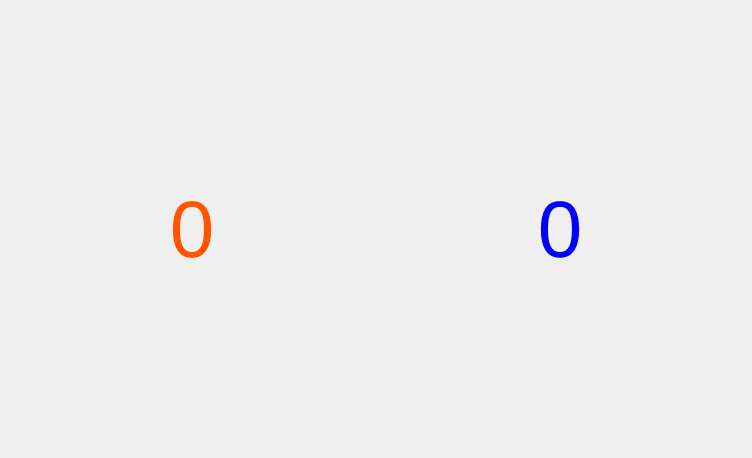
<?xml version="1.0" encoding="UTF-8"?>
<ui version="4.0">
 <class>DualColoredBallDialog</class>
 <widget class="QDialog" name="DualColoredBallDialog">
  <property name="geometry">
   <rect>
    <x>0</x>
    <y>0</y>
    <width>752</width>
    <height>458</height>
   </rect>
  </property>
  <property name="windowTitle">
   <string>双色球</string>
  </property>
  <layout class="QHBoxLayout" name="horizontalLayout">
   <item>
    <widget class="QLabel" name="m_labelRed">
     <property name="palette">
      <palette>
       <active>
        <colorrole role="WindowText">
         <brush brushstyle="SolidPattern">
          <color alpha="255">
           <red>255</red>
           <green>85</green>
           <blue>0</blue>
          </color>
         </brush>
        </colorrole>
       </active>
       <inactive>
        <colorrole role="WindowText">
         <brush brushstyle="SolidPattern">
          <color alpha="255">
           <red>255</red>
           <green>85</green>
           <blue>0</blue>
          </color>
         </brush>
        </colorrole>
       </inactive>
       <disabled>
        <colorrole role="WindowText">
         <brush brushstyle="SolidPattern">
          <color alpha="255">
           <red>120</red>
           <green>120</green>
           <blue>120</blue>
          </color>
         </brush>
        </colorrole>
       </disabled>
      </palette>
     </property>
     <property name="font">
      <font>
       <pointsize>60</pointsize>
      </font>
     </property>
     <property name="text">
      <string>0</string>
     </property>
     <property name="alignment">
      <set>Qt::AlignCenter</set>
     </property>
    </widget>
   </item>
   <item>
    <widget class="QLabel" name="m_labelBlue">
     <property name="palette">
      <palette>
       <active>
        <colorrole role="WindowText">
         <brush brushstyle="SolidPattern">
          <color alpha="255">
           <red>0</red>
           <green>0</green>
           <blue>255</blue>
          </color>
         </brush>
        </colorrole>
       </active>
       <inactive>
        <colorrole role="WindowText">
         <brush brushstyle="SolidPattern">
          <color alpha="255">
           <red>0</red>
           <green>0</green>
           <blue>255</blue>
          </color>
         </brush>
        </colorrole>
       </inactive>
       <disabled>
        <colorrole role="WindowText">
         <brush brushstyle="SolidPattern">
          <color alpha="255">
           <red>120</red>
           <green>120</green>
           <blue>120</blue>
          </color>
         </brush>
        </colorrole>
       </disabled>
      </palette>
     </property>
     <property name="font">
      <font>
       <pointsize>60</pointsize>
      </font>
     </property>
     <property name="text">
      <string>0</string>
     </property>
     <property name="alignment">
      <set>Qt::AlignCenter</set>
     </property>
    </widget>
   </item>
  </layout>
 </widget>
 <resources/>
 <connections/>
</ui>
